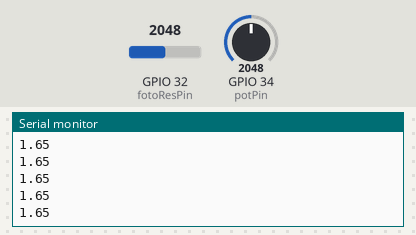
This sketch was run on a simulated ESP32. Parts: the last lines printed to the serial monitor. Inputs (shaded band) come from the test bench; at power-on: GPIO 32 (fotoResPin) = 2048, GPIO 34 (potPin) = 2048 (analog values on the 0–4095 scale). WiFi joins after 1.5 s; servers stay silent unless stated.

Above: at 8.2 s.
8.3 s: GPIO 32 (fotoResPin) set to 2866
At 8.82 s:
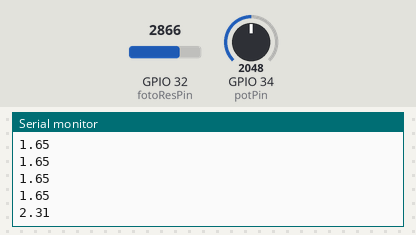
9.8 s: GPIO 34 (potPin) set to 1228
At 9.82 s:
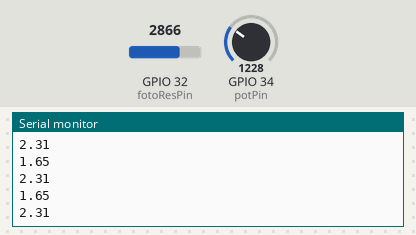
11.3 s: GPIO 32 (fotoResPin) set to 3603
At 11.32 s:
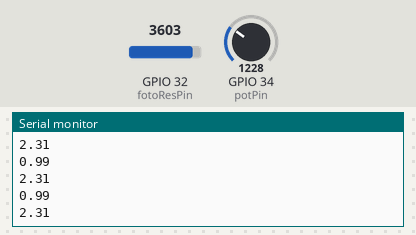
12.8 s: GPIO 34 (potPin) set to 491
At 12.82 s:
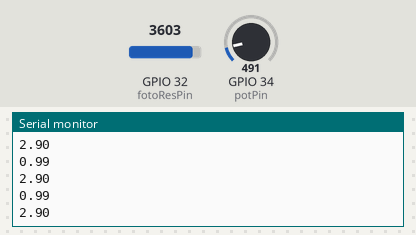
Timing chart, 0 to 15.3 s (numbered marks = the images above; inputs shaded):
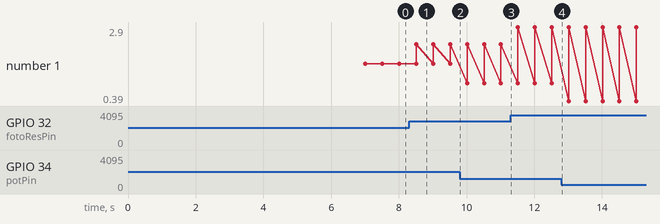

Measured:
- after the input at 8.3 s, the serial monitor: prints a new line after 0.22 s (image 1)
- plotted number 1: 1.65 → 2.31 after the input at 8.3 s, 2.31 → 2.9 after the input at 11.3 s

The sketch:

Oppgave_3b.ino
```cpp
#include <WiFi.h>
#include <WebServer.h>

const char* ssid = "";
const char* password = "";

WebServer server(80);

const int potPin = 34;
const int fotoResPin = 32;

unsigned long previousMillis = 0;

//funksjon som lager nettsiden
String refreshWebData() {
  float sensorDataArr[2];
  sensorDataArr[0] = analogRead(potPin) * 3.3 / 1023;
  sensorDataArr[1] = analogRead(fotoResPin) * 3.3 / 1023;

  Serial.println(sensorDataArr[0]);
  Serial.println(sensorDataArr[1]);

  String HTMLdata = "<!DOCTYPE html>"
  "<html>"
  "<head>"
  "<title>Sensordata</title>"
  "<meta http-equiv='refresh' content='0.5'>"
  "</head>"
  "<body>"
  "<hl>Sensordata:</hl>"
  "</body>"
  "</html>";

  HTMLdata += "<h2>Potmeter: ";
  HTMLdata += sensorDataArr[0];
  HTMLdata += "V";
  HTMLdata += "</h2>";

  HTMLdata += "<h2>Fotoresistor: ";
  HTMLdata += sensorDataArr[1];
  HTMLdata += "V";
  HTMLdata += "</h2>";

  return HTMLdata;
}

void handle_root() {
  server.send(200, "text/html", refreshWebData());
}

void setup() {
  Serial.begin(9600);

  analogReadResolution(10);

  pinMode(potPin, INPUT);
  pinMode(fotoResPin, INPUT);

  //printer informasjon om oppkobling i serial monitor
  Serial.println("Try connecting to ");
  Serial.println(ssid);
  WiFi.begin(ssid, password);

  while (WiFi.status() != WL_CONNECTED) {
    delay(1000);
    Serial.print(".");
  }

  //printer informasjon om serveren i serial monitor
  Serial.println("");
  Serial.println("WiFi connected successfully");
  Serial.print("Got IP: ");
  Serial.println(WiFi.localIP());

  server.on("/", handle_root);

  //starter serverprosessen
  server.begin();
  Serial.println("HTTP server started");
  delay(5000);
}

void loop() {
  //holder serveren oppe og går
  server.handleClient();

  unsigned long currentMillis = millis();

  //refresher nettsiden og sender nye data hvert halve sekund
  if (currentMillis - previousMillis >= 500) {
    previousMillis = currentMillis;
    server.send(200, "text/html", refreshWebData());
  }
}
```
